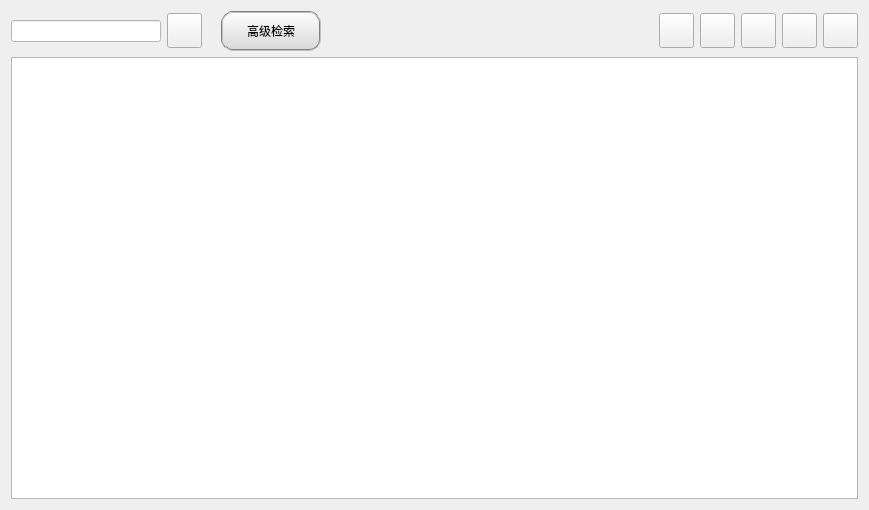
<?xml version="1.0" encoding="UTF-8"?>
<ui version="4.0">
 <class>DataGeshanManage</class>
 <widget class="QWidget" name="DataGeshanManage">
  <property name="geometry">
   <rect>
    <x>0</x>
    <y>0</y>
    <width>869</width>
    <height>510</height>
   </rect>
  </property>
  <property name="windowTitle">
   <string>Form</string>
  </property>
  <layout class="QVBoxLayout" name="verticalLayout">
   <item>
    <layout class="QHBoxLayout" name="horizontalLayout">
     <item>
      <widget class="QLineEdit" name="lineEdit">
       <property name="minimumSize">
        <size>
         <width>150</width>
         <height>0</height>
        </size>
       </property>
       <property name="maximumSize">
        <size>
         <width>150</width>
         <height>16777215</height>
        </size>
       </property>
       <property name="styleSheet">
        <string notr="true">background-color: rgb(255, 255, 255);</string>
       </property>
      </widget>
     </item>
     <item>
      <widget class="QPushButton" name="pushButton">
       <property name="minimumSize">
        <size>
         <width>35</width>
         <height>35</height>
        </size>
       </property>
       <property name="maximumSize">
        <size>
         <width>35</width>
         <height>35</height>
        </size>
       </property>
       <property name="styleSheet">
        <string notr="true">border-image: url(:/image/search.svg);</string>
       </property>
       <property name="text">
        <string/>
       </property>
      </widget>
     </item>
     <item>
      <widget class="QLabel" name="label">
       <property name="text">
        <string/>
       </property>
      </widget>
     </item>
     <item>
      <widget class="QPushButton" name="pushButton_7">
       <property name="minimumSize">
        <size>
         <width>100</width>
         <height>40</height>
        </size>
       </property>
       <property name="maximumSize">
        <size>
         <width>100</width>
         <height>40</height>
        </size>
       </property>
       <property name="font">
        <font>
         <family>微软雅黑</family>
        </font>
       </property>
       <property name="styleSheet">
        <string notr="true">
QPushButton {background-color: qlineargradient(x1:0, y1:0, x2:0, y2:1, stop:0 #FFFFFF, stop:1 #D8D8D8);border-radius: 5px;padding: 10px;color: black;}QPushButton:pressed {background-color: qlineargradient(x1:0, y1:0, x2:0, y2:1, stop:0 #D8D8D8, stop:1 #FFFFFF);}
QPushButton{color: rgb(0, 0, 0);}
QPushButton{border:2px groove gray;border-radius:12px;padding:2px 4px;}</string>
       </property>
       <property name="text">
        <string>高级检索</string>
       </property>
      </widget>
     </item>
     <item>
      <spacer name="horizontalSpacer">
       <property name="orientation">
        <enum>Qt::Horizontal</enum>
       </property>
       <property name="sizeHint" stdset="0">
        <size>
         <width>40</width>
         <height>20</height>
        </size>
       </property>
      </spacer>
     </item>
     <item>
      <widget class="QPushButton" name="pushButton_2">
       <property name="minimumSize">
        <size>
         <width>35</width>
         <height>35</height>
        </size>
       </property>
       <property name="maximumSize">
        <size>
         <width>35</width>
         <height>35</height>
        </size>
       </property>
       <property name="styleSheet">
        <string notr="true">border-image: url(:/image/add.png);</string>
       </property>
       <property name="text">
        <string/>
       </property>
      </widget>
     </item>
     <item>
      <widget class="QPushButton" name="pushButton_5">
       <property name="minimumSize">
        <size>
         <width>35</width>
         <height>35</height>
        </size>
       </property>
       <property name="maximumSize">
        <size>
         <width>35</width>
         <height>35</height>
        </size>
       </property>
       <property name="styleSheet">
        <string notr="true">border-image: url(:/image/edit.png);</string>
       </property>
       <property name="text">
        <string/>
       </property>
      </widget>
     </item>
     <item>
      <widget class="QPushButton" name="pushButton_3">
       <property name="minimumSize">
        <size>
         <width>35</width>
         <height>35</height>
        </size>
       </property>
       <property name="maximumSize">
        <size>
         <width>35</width>
         <height>35</height>
        </size>
       </property>
       <property name="styleSheet">
        <string notr="true">border-image: url(:/image/delete.png);</string>
       </property>
       <property name="text">
        <string/>
       </property>
      </widget>
     </item>
     <item>
      <widget class="QPushButton" name="pushButton_4">
       <property name="minimumSize">
        <size>
         <width>35</width>
         <height>35</height>
        </size>
       </property>
       <property name="maximumSize">
        <size>
         <width>35</width>
         <height>35</height>
        </size>
       </property>
       <property name="styleSheet">
        <string notr="true">border-image: url(:/image/ok.png);</string>
       </property>
       <property name="text">
        <string/>
       </property>
      </widget>
     </item>
     <item>
      <widget class="QPushButton" name="pushButton_6">
       <property name="minimumSize">
        <size>
         <width>35</width>
         <height>35</height>
        </size>
       </property>
       <property name="maximumSize">
        <size>
         <width>35</width>
         <height>35</height>
        </size>
       </property>
       <property name="styleSheet">
        <string notr="true">border-image: url(:/image/download.svg);</string>
       </property>
       <property name="text">
        <string/>
       </property>
      </widget>
     </item>
    </layout>
   </item>
   <item>
    <widget class="QTableWidget" name="tableWidget"/>
   </item>
  </layout>
 </widget>
 <resources/>
 <connections/>
</ui>
